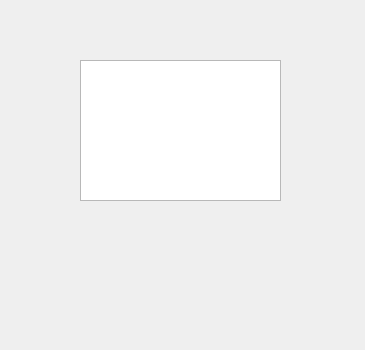
<?xml version="1.0" encoding="UTF-8"?>
<ui version="4.0">
 <class>Widget</class>
 <widget class="QWidget" name="Widget">
  <property name="geometry">
   <rect>
    <x>0</x>
    <y>0</y>
    <width>365</width>
    <height>350</height>
   </rect>
  </property>
  <property name="windowTitle">
   <string>Widget</string>
  </property>
  <widget class="QPlainTextEdit" name="textBrowser">
   <property name="geometry">
    <rect>
     <x>80</x>
     <y>60</y>
     <width>201</width>
     <height>141</height>
    </rect>
   </property>
  </widget>
 </widget>
 <resources/>
 <connections/>
</ui>
